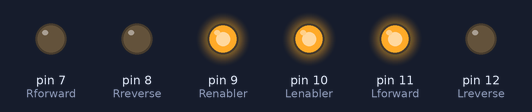
The sketch below on a simulated Arduino Uno, built with avr-gcc and run on an emulated ATmega328P. Shown: output pins drawn as LEDs (lit = HIGH).

Above: at 0.1 s.
Timing chart, 0 to 1.6 s (numbered marks = the images above):
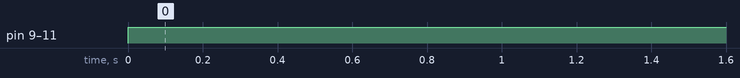

Measured:
- by itself, pin 9 (Renabler), pin 10 (Lenabler), pin 11 (Lforward): LOW → HIGH at 0.00 s

The sketch:

story_4.ino
```cpp
int Rforward = 7;
int Lforward = 11;
int Lreverse = 12;
int Rreverse = 8;
int Lenabler = 10;
int Renabler = 9;


//setup function runs once when you press reset or power the board
void setup() {
  // initialize digital pin LED_BUILTIN as an output.
  pinMode(Lreverse, OUTPUT);
  pinMode(Lforward, OUTPUT);
  pinMode(Rforward, OUTPUT);
  pinMode(Renabler, OUTPUT);
  pinMode(Lenabler, OUTPUT);
  pinMode(Rreverse, OUTPUT);
}

// the loop function runs over and over again forever

void loop() {
  digitalWrite(Renabler, HIGH);
  digitalWrite(Lenabler, HIGH);

  digitalWrite(Lforward,HIGH);
  digitalWrite(Lenabler, HIGH);


}
```
